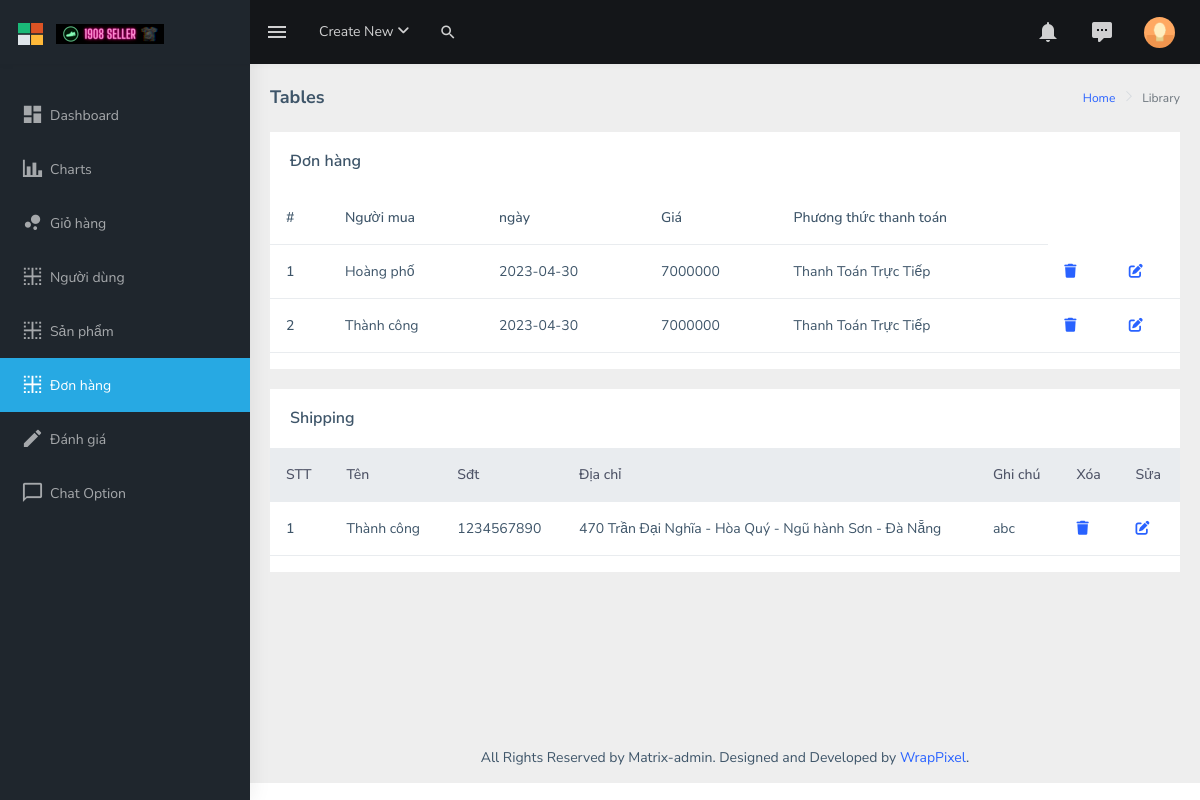
The app's page /Aitech/admin-web/html/donhang.php with its own data.
### tables this page shows
CREATE TABLE `cart_payments` (
  `id_cart` int(11) NOT NULL,
  `name_user` varchar(100) NOT NULL,
  `code_cart` varchar(10) NOT NULL,
  `cart_status` int(11) NOT NULL,
  `cart_date` varchar(50) NOT NULL,
  `cart_number` int(11) NOT NULL,
  `cart_cost` int(50) NOT NULL,
  `cart_payment` varchar(50) NOT NULL,
  `id_shipping` int(11) NOT NULL
);

CREATE TABLE `shipping` (
  `id_shipping` int(11) NOT NULL,
  `name` varchar(100) NOT NULL,
  `phone` varchar(50) NOT NULL,
  `address` varchar(200) NOT NULL,
  `note` varchar(255) DEFAULT NULL,
  `id_user` int(11) NOT NULL
);

### Aitech/admin-web/html/donhang.php (the view, shortened to what this page needs)
<!DOCTYPE html>
<html dir="ltr" lang="en">
<head>
  <link rel="stylesheet" type="text/css" href="../assets/extra-libs/multicheck/multicheck.css" />
  <link href="../assets/libs/datatables.net-bs4/css/dataTables.bootstrap4.css" rel="stylesheet" />
  <link href="../dist/css/style.min.css" rel="stylesheet" />
    <link rel="stylesheet" href="https://cdnjs.cloudflare.com/ajax/libs/font-awesome/6.2.0/css/all.min.css" />
</head>
<body>
  <div id="main-wrapper" data-layout="vertical" data-navbarbg="skin5" data-sidebartype="full" data-sidebar-position="absolute" data-header-position="absolute" data-boxed-layout="full">
    <header class="topbar" data-navbarbg="skin5">
      <nav class="navbar top-navbar navbar-expand-md navbar-dark">
        <div class="navbar-header" data-logobg="skin5">
          <a class="navbar-brand" href="index.php">
            <b class="logo-icon ps-2">
              <img src="../assets/images/logo-icon.png" alt="homepage" class="light-logo" width="25" />
            </b>
            <span class="logo-text ms-2">
              <img src="../assets/images/logo-text.png" alt="homepage" class="light-logo" />
            </span>
          </a>
        </div>
        <div class="navbar-collapse collapse" id="navbarSupportedContent" data-navbarbg="skin5">
          <ul class="navbar-nav float-start me-auto">
            <li class="nav-item d-none d-lg-block">
              <a class="nav-link sidebartoggler waves-effect waves-light" href="javascript:void(0)" data-sidebartype="mini-sidebar"><i class="mdi mdi-menu font-24"></i></a>
            </li>
            <li class="nav-item dropdown">
              <a class="nav-link dropdown-toggle" href="#" id="navbarDropdown" role="button" data-bs-toggle="dropdown" aria-expanded="false">
                <span class="d-none d-md-block">Create New <i class="fa fa-angle-down"></i></span>
              </a>
            </li>
            <li class="nav-item search-box">
              <a class="nav-link waves-effect waves-dark" href="javascript:void(0)"><i class="mdi mdi-magnify fs-4"></i></a>
            </li>
          </ul>
          <ul class="navbar-nav float-end">
            <li class="nav-item dropdown">
              <a class="nav-link dropdown-toggle" href="#" id="navbarDropdown" role="button" data-bs-toggle="dropdown" aria-expanded="false">
                <i class="mdi mdi-bell font-24"></i>
              </a>
            </li>
            <li class="nav-item dropdown">
              <a class="nav-link dropdown-toggle waves-effect waves-dark" href="#" id="2" role="button" data-bs-toggle="dropdown" aria-expanded="false">
                <i class="font-24 mdi mdi-comment-processing"></i>
              </a>
            </li>
            <li class="nav-item dropdown">
              <a class="
                    nav-link
                    dropdown-toggle
                    text-muted
                    waves-effect waves-dark
                    pro-pic
                  " href="#" id="navbarDropdown" role="button" data-bs-toggle="dropdown" aria-expanded="false">
                <img src="../assets/images/users/1.jpg" alt="user" class="rounded-circle" width="31" />
              </a>
            </li>
          </ul>
        </div>
      </nav>
    </header>
    <aside class="left-sidebar" data-sidebarbg="skin5">
      <div class="scroll-sidebar">
        <nav class="sidebar-nav">
        <ul id="sidebarnav" class="pt-4">
              <li class="sidebar-item">
                <a
                  class="sidebar-link waves-effect waves-dark sidebar-link"
                  href="index.php"
                  aria-expanded="false"
                  ><i class="mdi mdi-view-dashboard"></i
                  ><span class="hide-menu">Dashboard</span></a
                >
              </li>
              <li class="sidebar-item">
                <a
                  class="sidebar-link waves-effect waves-dark sidebar-link"
                  href="charts.php"
                  aria-expanded="false"
                  ><i class="mdi mdi-chart-bar"></i
                  ><span class="hide-menu">Charts</span></a
                >
              </li>
              <li class="sidebar-item">
                <a
                  class="sidebar-link waves-effect waves-dark sidebar-link"
                  href="widgets.php"
                  aria-expanded="false"
                  ><i class="mdi mdi-chart-bubble"></i
                  ><span class="hide-menu">Giỏ hàng</span></a
                >
              </li>
              <li class="sidebar-item">
                <a
                  class="sidebar-link waves-effect waves-dark sidebar-link"
                  href="tables.php"
                  aria-expanded="false"
                  ><i class="mdi mdi-border-inside"></i
                  ><span class="hide-menu">Người dùng</span></a
                >
              </li>
              <li class="sidebar-item">
                <a
                  class="sidebar-link waves-effect waves-dark sidebar-link"
                  href="sanpham.php"
                  aria-expanded="false"
                  ><i class="mdi mdi-border-inside"></i
                  ><span class="hide-menu">Sản phẩm</span></a
                >
              </li>
              <li class="sidebar-item">
                <a
                  class="sidebar-link waves-effect waves-dark sidebar-link"
                  href="donhang.php"
                  aria-expanded="false"
                  ><i class="mdi mdi-border-inside"></i
                  ><span class="hide-menu">Đơn hàng</span></a
                >
              </li>
              <li class="sidebar-item">
                <a
                  class="sidebar-link waves-effect waves-dark sidebar-link"
                  href="pages-elements.php"
                  aria-expanded="false"
                  ><i class="mdi mdi-pencil"></i
                  ><span class="hide-menu">Đánh giá</span></a
                >
              </li>
                  <li class="sidebar-item">
                    <a href="pages-chat.php" class="sidebar-link"
                      ><i class="mdi mdi-message-outline"></i
                      ><span class="hide-menu"> Chat Option </span></a
                    >
                  </li>
                </ul>
        </nav>
      </div>
    </aside>
    <div class="page-wrapper">
      <div class="page-breadcrumb">
        <div class="row">
          <div class="col-12 d-flex no-block align-items-center">
            <h4 class="page-title">Tables</h4>
            <div class="ms-auto text-end">
              <nav aria-label="breadcrumb">
                <ol class="breadcrumb">
                  <li class="breadcrumb-item"><a href="#">Home</a></li>
                  <li class="breadcrumb-item active" aria-current="page">
                    Library
                  </li>
                </ol>
              </nav>
            </div>
          </div>
        </div>
      </div>
      <div class="container-fluid">
        <div class="row">
          <div class="col-12">
            <div class="card">
              <div class="card-body">
                <h5 class="card-title mb-0">Đơn hàng</h5>
              </div>
              <table class="table">
                <thead>
                  <tr>
                    <th scope="col">#</th>
                    <th scope="col">Người mua</th>
                    <th scope="col">ngày</th>
                    <th scope="col">Giá</th>
                    <th scope="col">Phương thức thanh toán</th>
                  </tr>
                </thead>
                <tbody>
                  <?php
                  $stt = 1;
                  $conn = mysqli_connect("localhost", "root", "", "aitechc2");
                  $sql = "SELECT * FROM `cart_payments`";
                  $kq = mysqli_query($conn, $sql);
                  while ($dong = mysqli_fetch_array($kq)) {
                    echo '<tr>';
                    echo  '<th scope="row">' . $stt++ . '</th>';
                    echo  '<td>' . $dong["name_user"] . '</td>';
                    echo  '<td>' . $dong["cart_date"] . '</td>';
                    echo  '<td>' . $dong["cart_cost"] . '</td>';
                    echo  '<td>' . $dong["cart_payment"] . '</td>';
                    echo '<td><a href="delete.php?iddh=' . $dong["id_cart"] . '"><i class="fa-solid fa-trash"></i></a></td>';
                    echo '<td><a href="updatedonhang.php?iddh=' . $dong["id_cart"] . '"><i class="fa-solid fa-pen-to-square"></i></a></td>';
                    echo '</tr>';
                  }
                  ?>
                </tbody>
              </table>
            </div>
            <div class="card">
              <div class="card-body">
                <h5 class="card-title mb-0">Shipping</h5>
              </div>
              <div class="table-responsive">
                <table class="table">
                  <thead class="thead-light">
                    <tr>
                      <th scope="col">STT</th>
                      <th scope="col">Tên</th>
                      <th scope="col">Sđt</th>
                      <th scope="col">Địa chỉ</th>
                      <th scope="col">Ghi chú</th>
                      <th scope="col">Xóa</th>
                      <th scope="col">Sửa</th>
                    </tr>
                  </thead>
                  <tbody>
                  <?php
                  $stt = 1;
                  $conn = mysqli_connect("localhost", "root", "", "aitechc2");
                  $sql = "SELECT * FROM `shipping`";
                  $kq = mysqli_query($conn, $sql);
                  while ($dong = mysqli_fetch_array($kq)) {
                    echo '<tr>';
                    echo  '<th scope="row">' . $stt++ . '</th>';
                    echo  '<td>' . $dong["name"] . '</td>';
                    echo  '<td>' . $dong["phone"] . '</td>';
                    echo  '<td>' . $dong["address"] . '</td>';
                    echo  '<td>' . $dong["note"] . '</td>';
                    echo '<td><a href="delete.php?idship=' . $dong["id_shipping"] . '"><i class="fa-solid fa-trash"></i></a></td>';
                    echo '<td><a href="update.php?idship=' . $dong["id_shipping"] . '"><i class="fa-solid fa-pen-to-square"></i></a></td>';
                    echo '</tr>';
                  }
                  ?>
                </table>
              </div>
            </div>
          </div>
        </div>
      </div>
      <footer class="footer text-center">
        All Rights Reserved by Matrix-admin. Designed and Developed by
        <a href="https://www.wrappixel.com">WrapPixel</a>.
      </footer>
    </div>
  </div>
</body>
</html>

### records on screen
cart_payments: name_user "Hoàng phố", cart_date "2023-04-30", cart_cost "7000000", cart_payment "Thanh Toán Trực Tiếp"
cart_payments: name_user "Thành công", cart_date "2023-04-30", cart_cost "7000000", cart_payment "Thanh Toán Trực Tiếp"
shipping: name "Thành công", phone "1234567890", address "470 Trần Đại Nghĩa - Hòa Quý - Ngũ hành Sơn - Đà Nẵng", note "abc"
